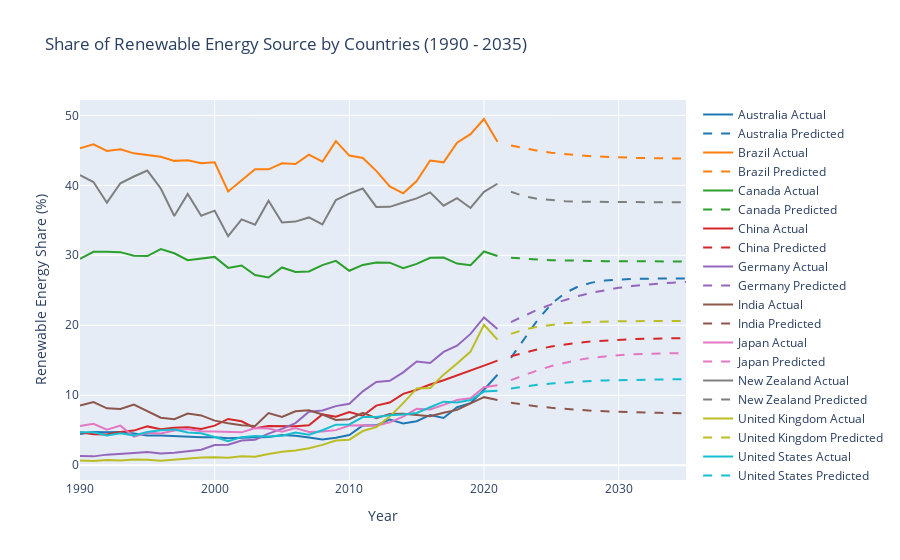

The notebook cell saved with this chart:
### Code cell
color_list = ['#1f77b4',  # blue (AUS)
              '#ff7f0e',  # orange (BRA)
              '#2ca02c',  # green (CAN)
              '#d62728',  # red (CHN)
              '#9467bd',  # purple (DEU)
              '#8c564b',  # brown (IND)
              '#e377c2',  # pink (JPN)
              '#7f7f7f',  # gray (NZL)
              '#bcbd22',  # yellow-green (GBR)
              '#17becf'   # teal (USA)
              ]
fig = go.Figure()

# Generate future years array
future_years = list(range(2022, 2036))

# Loop over each country and add the traces to the figure
for i, country in enumerate(countries):
    # Filter the data for the country of interest
    data_country = green_pred.loc[(green_pred['country'] == country) & (green_pred['iso_code'].notnull())]
    data_country = data_country.loc[(data_country['year'] >= 1990) & (data_country['year'] <= 2021)]
    
    # Add the actual data to the figure
    fig.add_trace(go.Scatter(x=data_country['year'], 
                             y=data_country['renewables_share_energy'], 
                             mode='lines', 
                             name=f"{country} Actual",
                             line=dict(color=color_list[i % len(color_list)])))
    
    # Add the predicted data to the figure
    if country in predictions_dict:
        fig.add_trace(go.Scatter(x=future_years, 
                                 y=predictions_dict[country]['future_predict'].flatten(), 
                                 mode='lines', 
                                 name=f"{country} Predicted",
                                 line=dict(color=color_list[i % len(color_list)], dash='dash')))

# Update the layout and show the figure
fig.update_layout(title="Share of Renewable Energy Source by Countries (1990 - 2035)",
                  xaxis_title="Year",
                  yaxis_title="Renewable Energy Share (%)")
fig.show()
